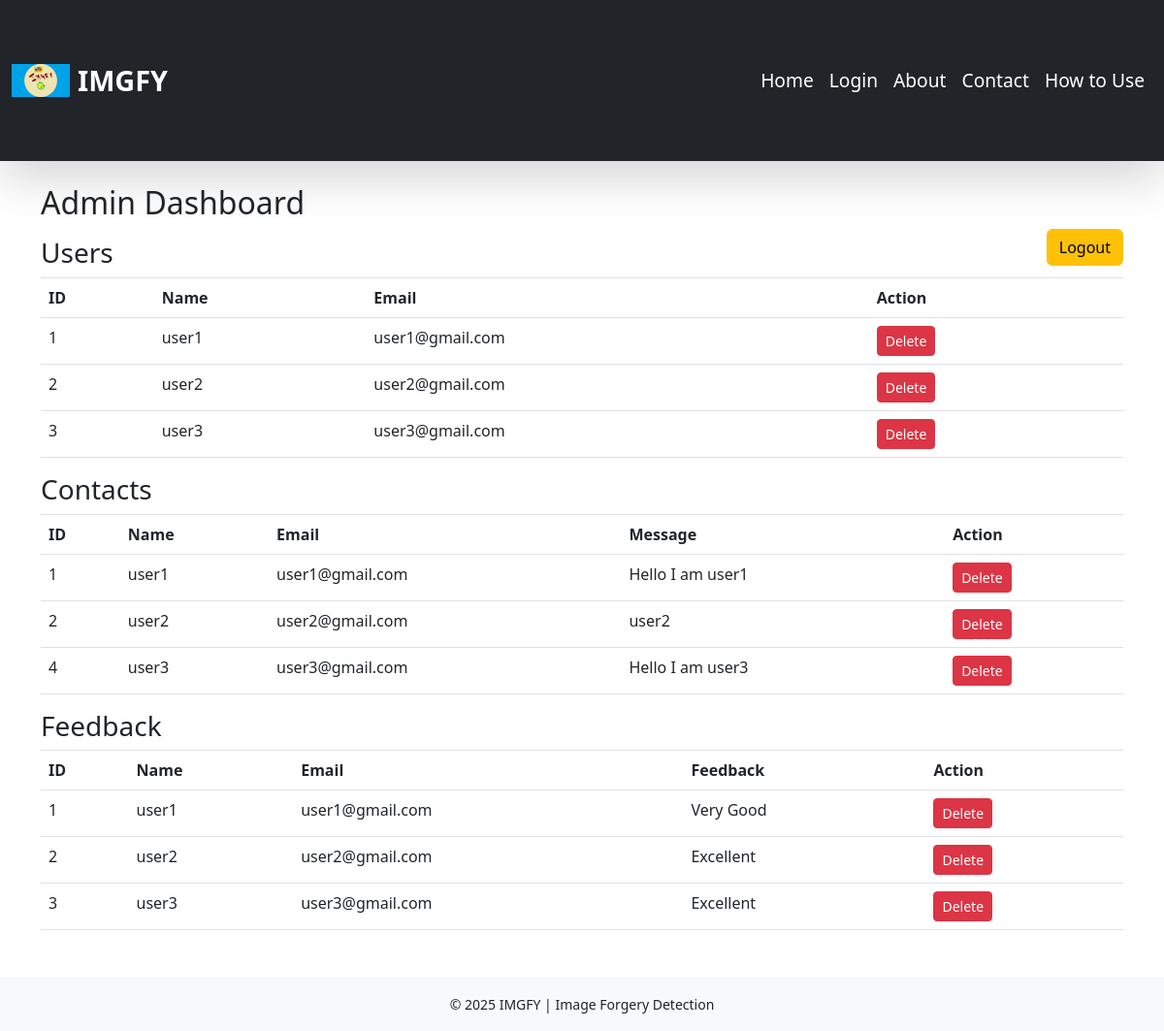
The page /admin-dashboard (signed in) on the database its author committed.
### app.py (models this page shows, shortened)
class User(db.Model, UserMixin):
    __tablename__ = 'users'
    id = db.Column(db.Integer, primary_key=True)
    username = db.Column(db.String(100), nullable=False)
    email = db.Column(db.String(100), unique=True, nullable=False)
    password = db.Column(db.String(200), nullable=False)
    created_at = db.Column(db.DateTime, default=datetime.utcnow)

class ContactMessage(db.Model):
    __tablename__ = 'contact_messages'
    id = db.Column(db.Integer, primary_key=True)
    name = db.Column(db.String(100), nullable=False)
    email = db.Column(db.String(100), nullable=False)
    message = db.Column(db.Text, nullable=False)
    sent_at = db.Column(db.DateTime, default=datetime.utcnow)

class Feedback(db.Model):
    __tablename__ = 'feedbacks'
    id = db.Column(db.Integer, primary_key=True)
    user_id = db.Column(db.Integer, db.ForeignKey('users.id'), nullable=False)
    rating = db.Column(db.Integer, nullable=False)
    comments = db.Column(db.Text, nullable=False)
    submitted_at = db.Column(db.DateTime, default=datetime.utcnow)

### app.py (the view)
@app.route('/admin-dashboard')
def admin_dashboard():
    if not session.get('admin'):
        flash('Unauthorized access.', 'danger')
        return redirect(url_for('admin_login'))
    users = User.query.all()
    contacts = ContactMessage.query.all()
    feedbacks = Feedback.query.join(User).add_columns(
        Feedback.id, Feedback.comments, Feedback.submitted_at,
        User.username.label('name'), User.email
    ).all()
    return render_template('admin_dashboard.html',
                           users=users, contacts=contacts, feedbacks=feedbacks)

### templates/admin_dashboard.html
{% extends "base.html" %} {% block content %}
<h2>Admin Dashboard</h2>
<p>
  <a
    href="{{ url_for('admin_logout') }}"
    class="btn btn-warning float-right"
    >Logout</a
  >
</p>
<h3>Users</h3>
<table class="table">
  <tr>
    <th>ID</th>
    <th>Name</th>
    <th>Email</th>
    <th>Action</th>
  </tr>
  {% for user in users %}
  <tr>
    <td>{{ user.id }}</td>
    <td>{{ user.username }}</td>
    <td>{{ user.email }}</td>
    <td>
      <a
        href="{{ url_for('delete_user', id=user.id) }}"
        class="btn btn-danger btn-sm"
        >Delete</a
      >
    </td>
  </tr>
  {% endfor %}
</table>
<h3>Contacts</h3>
<table class="table">
  <tr>
    <th>ID</th>
    <th>Name</th>
    <th>Email</th>
    <th>Message</th>
    <th>Action</th>
  </tr>
  {% for c in contacts %}
  <tr>
    <td>{{ c.id }}</td>
    <td>{{ c.name }}</td>
    <td>{{ c.email }}</td>
    <td>{{ c.message }}</td>
    <td>
      <a
        href="{{ url_for('delete_contact', id=c.id) }}"
        class="btn btn-danger btn-sm"
        >Delete</a
      >
    </td>
  </tr>
  {% endfor %}
</table>
<h3>Feedback</h3>
<table class="table">
  <tr>
    <th>ID</th>
    <th>Name</th>
    <th>Email</th>
    <th>Feedback</th>
    <th>Action</th>
  </tr>
  {% for f in feedbacks %}
  <tr>
    <td>{{ f.id }}</td>
    <td>{{ f.name }}</td>
    <td>{{ f.email }}</td>
    <td>{{ f.comments}}</td>
    <td>
      <a
        href="{{ url_for('delete_feedback', id=f.id) }}"
        class="btn btn-danger btn-sm"
        >Delete</a
      >
    </td>
  </tr>
  {% endfor %}
</table>
{% endblock %}

### templates/base.html (shortened to what this page needs)
<!DOCTYPE html>
<html lang="en">
  <head>
    <link
      rel="stylesheet"
      href="https://cdn.jsdelivr.net/npm/bootstrap@4.6.2/dist/css/bootstrap.min.css"
    />
    <link
      rel="stylesheet"
      href="{{ url_for('static', filename='css/style.css') }}"
    />
    <link
      href="https://cdn.jsdelivr.net/npm/bootstrap@5.3.0/dist/css/bootstrap.min.css"
      rel="stylesheet"
    />
  </head>
  <body>
    <nav
      class="navbar navbar-expand-lg navbar-dark bg-dark shadow-lg sticky-top py-5"
    >
      <div class="container-fluid">
        <a class="navbar-brand d-flex align-items-center gap-2" href="#">
          <img
            src="{{ url_for('static', filename='images/img1.png') }}"
            alt="Logo"
            class="navbar-logo"
          />
          <span>IMGFY</span>
        </a>
        <div
          class="collapse navbar-collapse justify-content-end"
          id="navbarNav"
        >
          <ul class="navbar-nav">
            <li class="nav-item">
              <a class="nav-link" href="{{ url_for('index') }}">Home</a>
            </li>
            <li class="nav-item">
              <a class="nav-link" href="{{ url_for('login') }}">Login</a>
            </li>
            <li class="nav-item">
              <a class="nav-link" href="{{ url_for('about') }}">About</a>
            </li>
            <li class="nav-item">
              <a class="nav-link" href="{{ url_for('contact') }}"
                >Contact</a
              >
            </li>
            <li class="nav-item">
              <a class="nav-link" href="{{ url_for('how_to_use') }}"
                >How to Use</a
              >
            </li>
          </ul>
        </div>
      </div>
    </nav>
    <div class="container mt-4">{% block content %}{% endblock %}</div>
    <footer class="bg-light text-center p-3 mt-5">
      <small>&copy; 2025 IMGFY | Image Forgery Detection</small>
    </footer>
  </body>
</html>

### static/css/style.css (style rules this page uses)
body { font-family: "Segoe UI", sans-serif; background-color: #f7f7f7; }
.navbar-logo { height: 60px; width: 60px; object-fit: contain; }
.navbar-nav .nav-link { color: #fff !important; font-weight: 500; padding: 10px 20px; transition: 0.3s; border-radius: 10px; }
.navbar { padding-top: 1rem; padding-bottom: 1rem; }
.navbar-brand span { font-size: 1.8rem; font-weight: bold; }
.navbar-nav .nav-link { font-size: 1.2rem; padding: 0.8rem 1rem; }

### rows shown on the page
User: id "1", username "user1", email "user1@gmail.com"
User: id "2", username "user2", email "user2@gmail.com"
User: id "3", username "user3", email "user3@gmail.com"
ContactMessage: id "1", name "user1", email "user1@gmail.com", message "Hello I am user1"
ContactMessage: id "2", name "user2", email "user2@gmail.com", message "user2"
ContactMessage: id "4", name "user3", email "user3@gmail.com", message "Hello I am user3"
Feedback: id "1", name "user1", email "user1@gmail.com", comments "Very Good"
Feedback: id "2", name "user2", email "user2@gmail.com", comments "Excellent"
Feedback: id "3", name "user3", email "user3@gmail.com", comments "Excellent"
